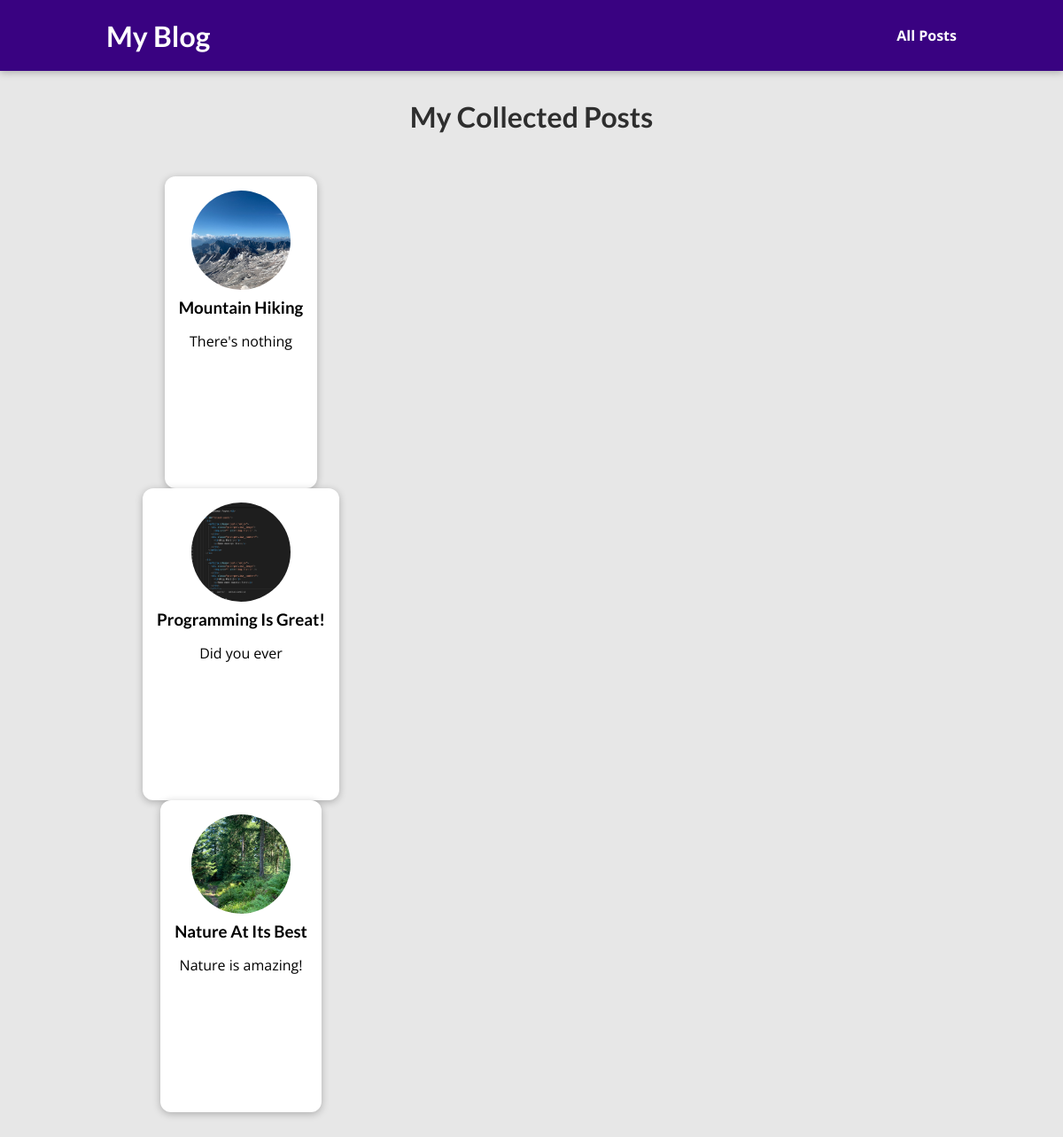
The page /posts on the database its author committed.
### blog/models.py (models this page shows, shortened)
class Post(models.Model):
    title = models.CharField(max_length=200)
    excerpt = models.CharField(max_length=30)
    image_name = models.CharField(max_length=100)
    date = models.DateField(auto_now=True)
    slug = models.SlugField(unique=True,db_index=True) #db_index = True is automatically True for SlugFields...
    content = models.TextField(validators=[MinLengthValidator(10)])
    author = models.ForeignKey(Author, on_delete=models.SET_NULL, null=True)
    tags = models.ManyToManyField(Tag)

### blog/views.py (the view)
# urls.py: path('posts',views.posts,name="posts-page"),
def posts(request):
    all_posts = Post.objects.all()
    return render(request,"blog/all-posts.html",{
        "all_posts":all_posts
    })

### blog/templates/blog/all-posts.html (shortened to what this page needs)
{% extends 'base.html' %}
{% load static %}
{% block css_files %}
    <link rel="stylesheet" href="{% static 'blog/post.css' %}">
    <link rel="stylesheet" href="{% static 'blog/all-posts.css' %}">
{% endblock css_files %}
{% block content %}
    <section id="all-posts">
        <h2>My Collected Posts</h2>
        <ul>
            <li>
                <article>
                    {% for post in all_posts %}
                      {% include 'blog/includes/post.html' %}
                    {% endfor %}
                </article>
            </li>
        </ul>
    </section>
{% endblock content %}

### blog/templates/blog/includes/post.html
{% load static %}
<li>
                <article class="post">
                    <a href="{% url 'post-detail-page' post.slug %}">
                        <img src="{% static 'blog/images/'|add:post.image_name %}" alt="{{post.title}}">
                        <div class="post__content">
                            <h3>{{ post.title }}</h3>
                            <p>{{ post.excerpt }}</p>
                        </div>
                    </a>
                </article>
            </li>

### blog/static/blog/post.css (style rules this page uses)
.post { display: flex; flex-direction: column; align-items: center; text-align: center; }
.post a { text-decoration: none; color: black; transition: all 0.2s ease; padding: 1rem; }
.post img { width: 5rem; height: 5rem; object-fit: cover; border-radius: 50%; }
.post h3 { margin: 0.25rem 0; }

### blog/static/blog/all-posts.css (style rules this page uses)
body { background-color: #e7e7e7; }
#all-posts { margin: 7rem auto; width: 90%; max-width: 60rem; }
#all-posts h2 { text-align: center; font-size: 2rem; color: #2e2e2e; margin: 3rem 0; }
ul { list-style: none; margin: 0; padding: 0; display: grid; grid-template-columns: repeat(auto-fill, minmax(17rem, 1fr)); gap: 1.5rem; }
.post img { width: 7rem; height: 7rem; }
.post a { height: 22rem; transform-origin: center; box-shadow: 0 2px 8px rgba(0, 0, 0, 0.25); border-radius: 12px; background-color: white; }

### static/app.css (style rules this page uses)
* { box-sizing: border-box; }
html { font-family: 'Open Sans', 'Lato', sans-serif; }
body { margin: 0; }
h1, h2, h3 { font-family: 'Lato', sans-serif; font-weight: bold; }

### rows shown on the page
Post: image_name (picture), title "Mountain Hiking", excerpt "There's nothing"
Post: image_name (picture), title "Programming Is Great!", excerpt "Did you ever"
Post: image_name (picture), title "Nature At Its Best", excerpt "Nature is amazing!"
